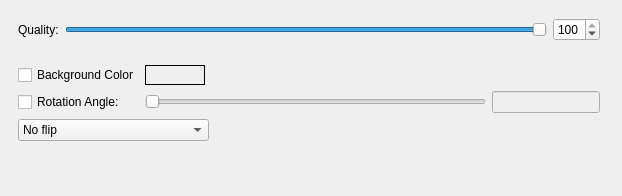
<?xml version="1.0" encoding="UTF-8"?>
<ui version="4.0">
 <class>OptionsScrollArea</class>
 <widget class="QScrollArea" name="OptionsScrollArea">
  <property name="geometry">
   <rect>
    <x>0</x>
    <y>0</y>
    <width>622</width>
    <height>196</height>
   </rect>
  </property>
  <property name="frameShape">
   <enum>QFrame::NoFrame</enum>
  </property>
  <property name="widgetResizable">
   <bool>true</bool>
  </property>
  <property name="alignment">
   <set>Qt::AlignLeading|Qt::AlignLeft|Qt::AlignTop</set>
  </property>
  <widget class="QWidget" name="scrollAreaWidgetContents">
   <property name="geometry">
    <rect>
     <x>0</x>
     <y>0</y>
     <width>622</width>
     <height>196</height>
    </rect>
   </property>
   <layout class="QVBoxLayout" name="verticalLayout">
    <item>
     <widget class="QWidget" name="outputFormatWidget" native="true">
      <property name="maximumSize">
       <size>
        <width>600</width>
        <height>16777215</height>
       </size>
      </property>
      <layout class="QHBoxLayout" name="horizontalLayout">
       <item>
        <widget class="QLabel" name="qualityLabel">
         <property name="text">
          <string>Quality:</string>
         </property>
        </widget>
       </item>
       <item>
        <widget class="QSlider" name="qualitySlider">
         <property name="sizePolicy">
          <sizepolicy hsizetype="MinimumExpanding" vsizetype="Fixed">
           <horstretch>0</horstretch>
           <verstretch>0</verstretch>
          </sizepolicy>
         </property>
         <property name="minimum">
          <number>1</number>
         </property>
         <property name="maximum">
          <number>100</number>
         </property>
         <property name="value">
          <number>100</number>
         </property>
         <property name="orientation">
          <enum>Qt::Horizontal</enum>
         </property>
        </widget>
       </item>
       <item>
        <widget class="QSpinBox" name="qualitySpinBox">
         <property name="sizePolicy">
          <sizepolicy hsizetype="Maximum" vsizetype="Fixed">
           <horstretch>0</horstretch>
           <verstretch>0</verstretch>
          </sizepolicy>
         </property>
         <property name="minimum">
          <number>1</number>
         </property>
         <property name="maximum">
          <number>100</number>
         </property>
         <property name="value">
          <number>100</number>
         </property>
        </widget>
       </item>
      </layout>
     </widget>
    </item>
    <item>
     <widget class="QWidget" name="generalWidget" native="true">
      <property name="maximumSize">
       <size>
        <width>600</width>
        <height>16777215</height>
       </size>
      </property>
      <layout class="QGridLayout" name="gridLayout_2">
       <item row="0" column="0">
        <widget class="QCheckBox" name="backgroundColorCheckBox">
         <property name="text">
          <string>Background Color</string>
         </property>
        </widget>
       </item>
       <item row="1" column="1">
        <widget class="QSlider" name="horizontalSlider">
         <property name="orientation">
          <enum>Qt::Horizontal</enum>
         </property>
        </widget>
       </item>
       <item row="1" column="2">
        <widget class="QLineEdit" name="rotateLineEdit">
         <property name="enabled">
          <bool>false</bool>
         </property>
         <property name="sizePolicy">
          <sizepolicy hsizetype="Preferred" vsizetype="Fixed">
           <horstretch>0</horstretch>
           <verstretch>0</verstretch>
          </sizepolicy>
         </property>
        </widget>
       </item>
       <item row="1" column="0">
        <widget class="QCheckBox" name="rotateCheckBox">
         <property name="text">
          <string>Rotation Angle:</string>
         </property>
        </widget>
       </item>
       <item row="0" column="1">
        <widget class="ColorFrame" name="backgroundColorFrame">
         <property name="sizePolicy">
          <sizepolicy hsizetype="Fixed" vsizetype="Preferred">
           <horstretch>0</horstretch>
           <verstretch>0</verstretch>
          </sizepolicy>
         </property>
         <property name="minimumSize">
          <size>
           <width>60</width>
           <height>0</height>
          </size>
         </property>
         <property name="frameShape">
          <enum>QFrame::Box</enum>
         </property>
        </widget>
       </item>
       <item row="2" column="0" colspan="2">
        <widget class="QComboBox" name="flipComboBox">
         <property name="sizePolicy">
          <sizepolicy hsizetype="Maximum" vsizetype="Fixed">
           <horstretch>0</horstretch>
           <verstretch>0</verstretch>
          </sizepolicy>
         </property>
         <item>
          <property name="text">
           <string>No flip</string>
          </property>
         </item>
         <item>
          <property name="text">
           <string>Flip vertically</string>
          </property>
         </item>
         <item>
          <property name="text">
           <string>Flip horizontally</string>
          </property>
         </item>
         <item>
          <property name="text">
           <string>Flip vertically and horizontally</string>
          </property>
         </item>
        </widget>
       </item>
      </layout>
     </widget>
    </item>
    <item>
     <spacer name="verticalSpacer">
      <property name="orientation">
       <enum>Qt::Vertical</enum>
      </property>
      <property name="sizeHint" stdset="0">
       <size>
        <width>20</width>
        <height>40</height>
       </size>
      </property>
     </spacer>
    </item>
   </layout>
  </widget>
 </widget>
 <customwidgets>
  <customwidget>
   <class>ColorFrame</class>
   <extends>QFrame</extends>
   <header>widgets/ColorFrame.hpp</header>
   <container>1</container>
  </customwidget>
 </customwidgets>
 <resources/>
 <connections/>
</ui>
